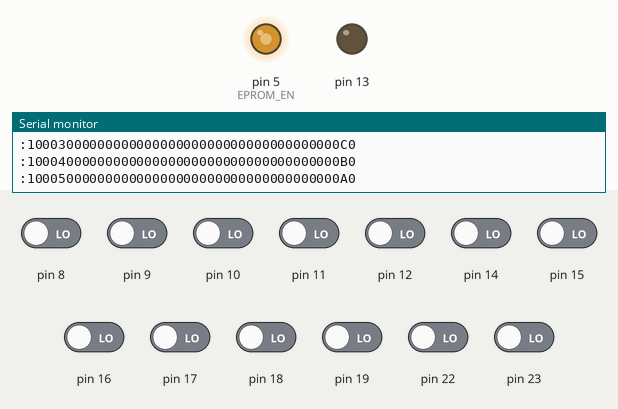
Recording of a sketch running on a simulated Arduino Uno, built with avr-gcc and run on an emulated ATmega328P. On the bench: output pins drawn as LEDs (lit = HIGH), the last lines printed to the serial monitor. The test bench sets the inputs (shaded band); at power-on: pin 8–12, pin 14–19, pin 22, pin 23 LOW. Pins used as bus, display or sensor lines are not drawn.

Above: at 5.8 s.
5.9 s: pin 8 driven HIGH
7.5 s: pin 16 driven HIGH
10.5 s: pin 9 driven HIGH
13.5 s: pin 10 driven HIGH
16.5 s: pin 17 driven HIGH
At 17.0 s:
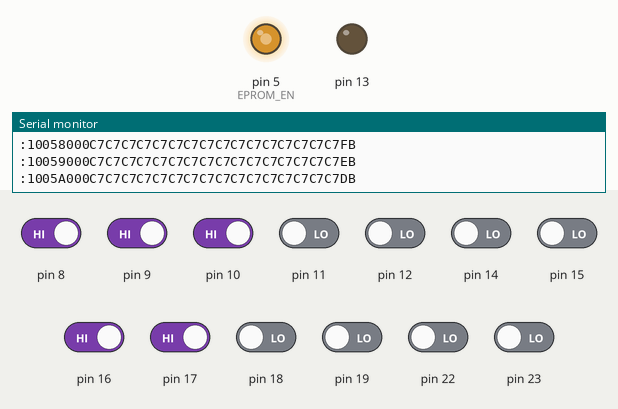
18.0 s: pin 11 driven HIGH
At 39.4 s:
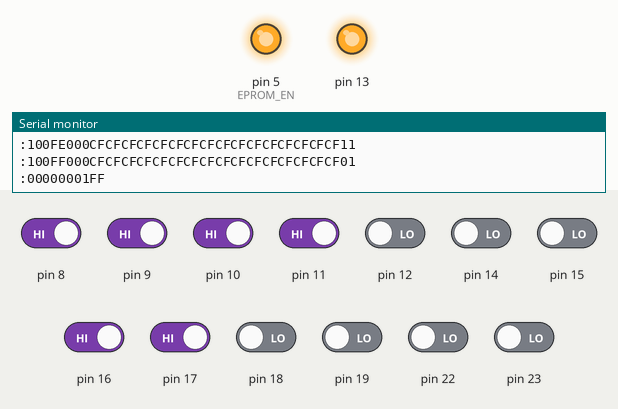
Timing chart, 0 to 40.1 s (numbered marks = the images above; inputs shaded):
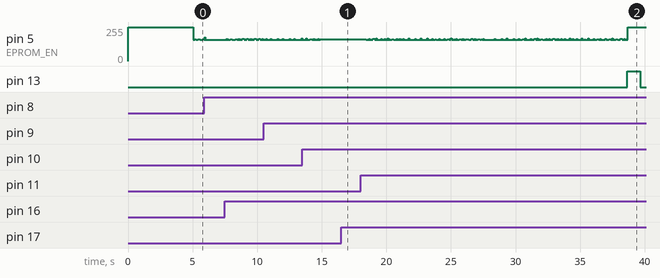

Measured:
- after the input at 16.5 s, pin 5 (EPROM_EN): stays 164/255 (without the input it goes to 158/255 after 1.0 s)

The sketch:

EPROM_Reader_2732.ino
```cpp
#include <EEPROM.h>
#include "ihex.h"

#define EPROM_EN 5
#define ADDR_CLK 6
#define ADDR_RESET 7

#define MAX_ADDRESS 4096

void setup()
{
  // TODO: Setup two pins to control 4040: Outputs, high
  pinMode(ADDR_CLK, OUTPUT);
  digitalWrite(ADDR_CLK, HIGH);
  pinMode(ADDR_RESET, OUTPUT);
  digitalWrite(ADDR_RESET, HIGH);

  // TODO: Setup a single pin to control the 2732 ~OutputEnable, high
  pinMode(EPROM_EN, OUTPUT);
  digitalWrite(EPROM_EN, HIGH);

  // TODO: Setup the lower 4-bits of PORTB and PORTC as inputs
  DDRB &= ~(0x0F);
  DDRC &= ~(0x0F);

  pinMode(13, OUTPUT);
  digitalWrite(13, LOW);

  Serial.begin(9600);

  // Cooldown period. Bring up a serial console.
  delay(5000);

  // TODO: Disable 4040.RESET - bring it LOW
  digitalWrite(ADDR_RESET, LOW);

  uint16_t addr = 0;
  while (addr < MAX_ADDRESS)
  {
    IHexRecord record;
    record.address = addr;
    record.dataLen = 0;
    record.type = 0;

    // Read 16 bytes from EPROM
    for (; record.dataLen < 16; ++record.dataLen)
    {
      // Perform three consecutive reads on the same address
      uint8_t readA = readEpromByte();
      uint8_t readB = readEpromByte();
      uint8_t readC = readEpromByte();

      if ((readA != readB) || (readA != readC) || (readB != readC))
      {
        Serial.print("Read inconsistency at address 0x");
        printHexByte(addr >> 8);
        printHexByte(addr & 0xFF);
        Serial.println();
      }

      record.data[record.dataLen] = readA;

      // Advance to the next address
      // TODO: Assert the clock is HIGH
      // TODO: Bring the clock LOW
      delay(1);
      digitalWrite(ADDR_CLK, LOW);
      // TODO: Bring the clock HIGH
      digitalWrite(ADDR_CLK, HIGH);
      delay(1);

      addr++;
    }

    Print_IHexRecord(&record);

  }

  // TODO: Enable 4040.RESET - bring it HIGH
  digitalWrite(ADDR_RESET, HIGH);

  Serial.println(":00000001FF");
}

uint8_t readEpromByte()
{
  // TODO: Enable 2732's output
  digitalWrite(EPROM_EN, LOW);
  delay(1);

  // EPROM's output is now valid, read it
  uint8_t epromByte = (PINB & 0x0F) | (PINC << 4);

  // TODO: Disable 2732's output
  digitalWrite(EPROM_EN, HIGH);
  delay(1);

  return epromByte;
}

void loop()
{
  digitalWrite(13, HIGH);   // sets the LED on
  delay(1000);                  // waits for a second
  digitalWrite(13, LOW);    // sets the LED off
  delay(1000);                  // waits for a second
}

void printHexByte(uint8_t b)
{
  if (b < 16)
  {
    Serial.print("0");
  }
  Serial.print(b, HEX);
}

void Print_IHexRecord(const IHexRecord* ihexRecord)
{
  Serial.print(":");
  printHexByte(ihexRecord->dataLen);
  printHexByte(ihexRecord->address >> 8);
  printHexByte(ihexRecord->address & 0xFF);
  printHexByte(ihexRecord->type);

  for (uint8_t i = 0; i < ihexRecord->dataLen; i++)
  {
    printHexByte(ihexRecord->data[i]);
  }
  printHexByte(Checksum_IHexRecord(ihexRecord));
  Serial.println();
}


uint8_t Checksum_IHexRecord(const IHexRecord* record) {
  uint8_t checksum;
  int i;

  /* Add the data count, type, address, and data bytes together */
  checksum = record->dataLen;
  checksum += record->type;
  checksum += (uint8_t)record->address;
  checksum += (uint8_t)((record->address & 0xFF00)>>8);
  for (i = 0; i < record->dataLen; i++)
    checksum += record->data[i];

  /* Two's complement on checksum */
  checksum = ~checksum + 1;

  return checksum;
}
```

ihex.h
```cpp
#ifndef INTEL_HEX_H
#define INTEL_HEX_H
/**
* \file ihex.h
* \brief Low-level utility functions to create, read, write, and print Intel HEX8 binary records.
* \author Vanya A. Sergeev <vsergeev@gmail.com>
* \date February 2011
* \version 1.0.5
*/

//#include <stdio.h>
//#include <stdint.h>
//#include <stdlib.h>
//#include <string.h>

/* General definition of the Intel HEX8 specification */
enum _IHexDefinitions {
/* 768 should be plenty of space to read in a Intel HEX8 record */
IHEX_RECORD_BUFF_SIZE = 768,
/* Offsets and lengths of various fields in an Intel HEX8 record */
IHEX_COUNT_OFFSET = 1,
IHEX_COUNT_LEN = 2,
IHEX_ADDRESS_OFFSET = 3,
IHEX_ADDRESS_LEN = 4,
IHEX_TYPE_OFFSET = 7,
IHEX_TYPE_LEN = 2,
IHEX_DATA_OFFSET = 9,
IHEX_CHECKSUM_LEN = 2,
IHEX_MAX_DATA_LEN = 512,
/* Ascii hex encoded length of a single byte */
IHEX_ASCII_HEX_BYTE_LEN = 2,
/* Start code offset and value */
IHEX_START_CODE_OFFSET = 0,
IHEX_START_CODE = ':',
};

/**
* All possible error codes the Intel HEX8 record utility functions may return.
*/
enum IHexErrors {
IHEX_OK = 0, /**< Error code for success or no error. */
IHEX_ERROR_FILE = -1, /**< Error code for error while reading from or writing to a file. You may check errno for the exact error if this error code is encountered. */
IHEX_ERROR_EOF = -2, /**< Error code for encountering end-of-file when reading from a file. */
IHEX_ERROR_INVALID_RECORD = -3, /**< Error code for error if an invalid record was read. */
IHEX_ERROR_INVALID_ARGUMENTS = -4, /**< Error code for error from invalid arguments passed to function. */
IHEX_ERROR_NEWLINE = -5, /**< Error code for encountering a newline with no record when reading from a file. */
};

/**
* Intel HEX8 Record Types 00-05
*/
enum IHexRecordTypes {
IHEX_TYPE_00 = 0, /**< Data Record */
IHEX_TYPE_01, /**< End of File Record */
IHEX_TYPE_02, /**< Extended Segment Address Record */
IHEX_TYPE_03, /**< Start Segment Address Record */
IHEX_TYPE_04, /**< Extended Linear Address Record */
IHEX_TYPE_05, /**< Start Linear Address Record */
};

/**
* Structure to hold the fields of an Intel HEX8 record.
*/
typedef struct {
uint16_t address; /**< The 16-bit address field. */
uint8_t data[IHEX_MAX_DATA_LEN/2]; /**< The 8-bit array data field, which has a maximum size of 256 bytes. */
int dataLen; /**< The number of bytes of data stored in this record. */
int type; /**< The Intel HEX8 record type of this record. */
uint8_t checksum; /**< The checksum of this record. */
} IHexRecord;

/**
* Sets all of the record fields of an Intel HEX8 record structure.
* \param type The Intel HEX8 record type (integer value of 0 through 5).
* \param address The 16-bit address of the data.
* \param data A point to the 8-bit array of data.
* \param dataLen The size of the 8-bit data array.
* \param ihexRecord A pointer to the target Intel HEX8 record structure where these fields will be set.
* \return IHEX_OK on success, otherwise one of the IHEX_ERROR_ error codes.
* \retval IHEX_OK on success.
* \retval IHEX_ERROR_INVALID_ARGUMENTS if the record pointer is NULL, or if the length of the 8-bit data array is out of range (less than zero or greater than the maximum data length allowed by record specifications, see IHexRecord.data).
*/
int New_IHexRecord(int type, uint16_t address, const uint8_t *data, int dataLen, IHexRecord *ihexRecord);

/**
* Prints the contents of an Intel HEX8 record structure to stdout.
* The record dump consists of the type, address, entire data array, and checksum fields of the record.
* \param ihexRecord A pointer to the Intel HEX8 record structure.
* \return Always returns IHEX_OK (success).
* \retval IHEX_OK on success.
*/
void Print_IHexRecord(const IHexRecord *ihexRecord);

/**
* Calculates the checksum of an Intel HEX8 IHexRecord structure.
* See the Intel HEX8 specifications for more details on the checksum calculation.
* \param ihexRecord A pointer to the Intel HEX8 record structure.
* \return The 8-bit checksum.
*/
uint8_t Checksum_IHexRecord(const IHexRecord *ihexRecord);

#endif
```
